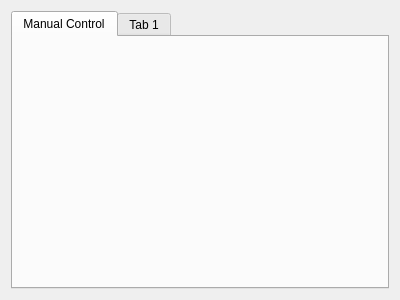
<?xml version="1.0" encoding="UTF-8"?>
<ui version="4.0">
    <class>rqt_gantry</class>
    <widget class="QWidget" name="rqt_gantry">
        <property name="geometry">
            <rect>
                <x>0</x>
                <y>0</y>
                <width>400</width>
                <height>300</height>
            </rect>
        </property>
        <property name="windowTitle">
            <string>Gantry Control</string>
        </property>
        <layout class="QGridLayout" name="gridLayout">
            <item row="0" column="0">
                <widget class="QTabWidget" name="tab_widget">
                    <property name="currentIndex">
                        <number>0</number>
                    </property>
                    <widget class="ManualControlWidget" name="manual_control_tab">
                        <attribute name="title">
                            <string>Manual Control</string>
                        </attribute>
                    </widget>
                    <widget class="QWidget" name="widget">
                        <attribute name="title">
                            <string>Tab 1</string>
                        </attribute>
                    </widget>
                </widget>
            </item>
        </layout>
    </widget>
    <customwidgets>
        <customwidget>
            <class>ManualControlWidget</class>
            <extends>QWidget</extends>
            <header>rqt_gantry.gantry_gui</header>
            <container>1</container>
        </customwidget>
    </customwidgets>
    <resources />
    <connections />
</ui>
